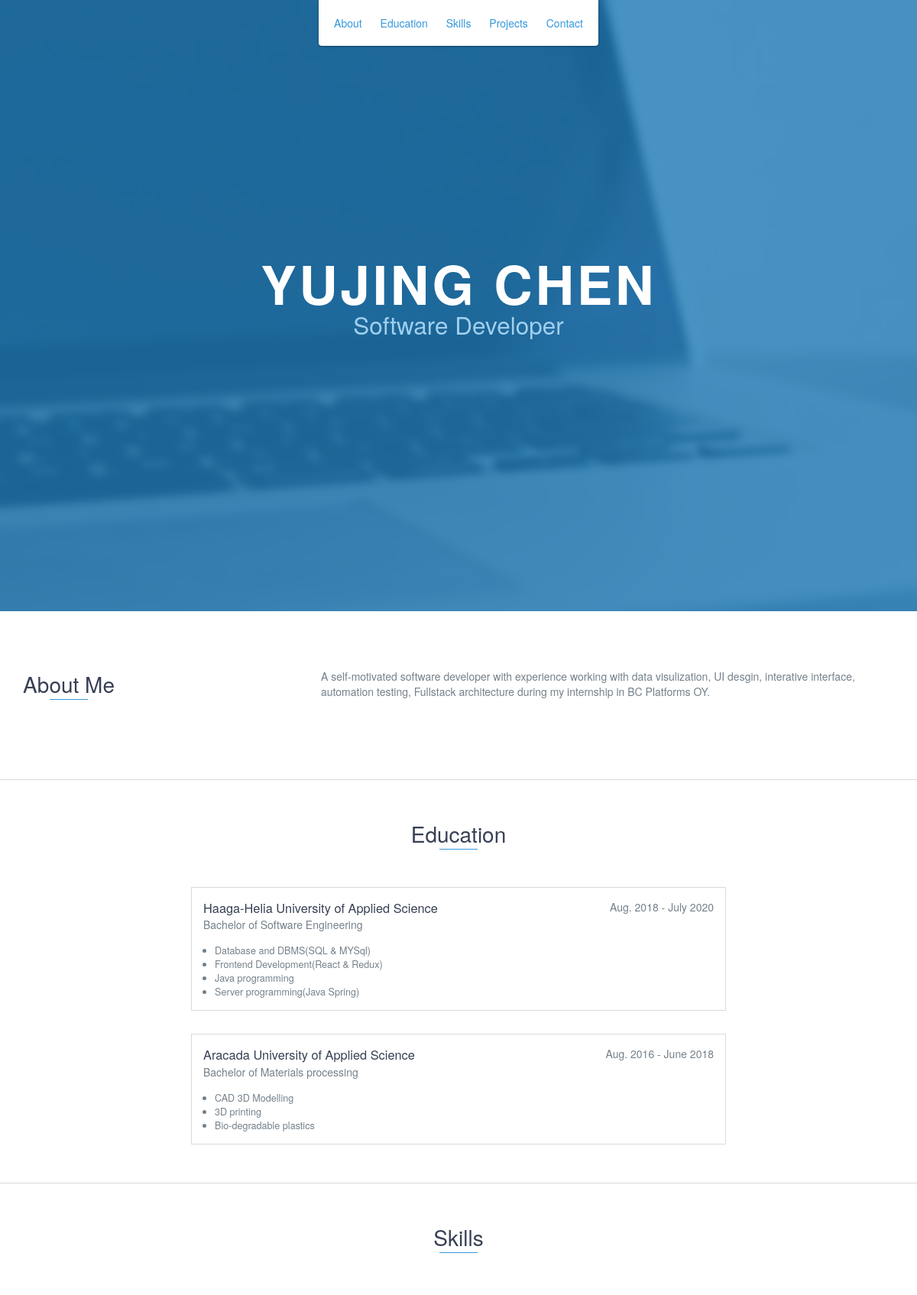
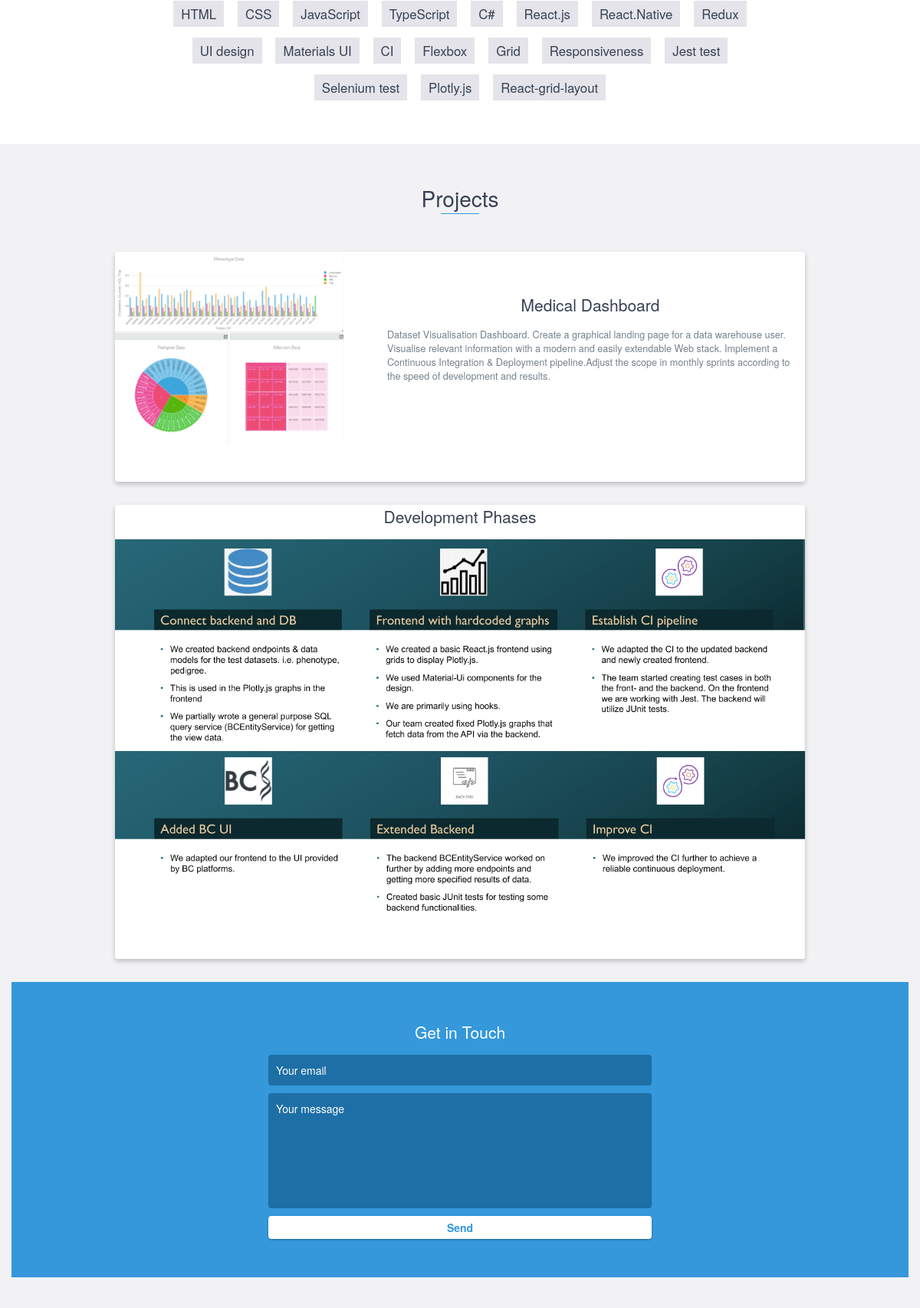
The page / (upper part) on the database its author committed (2 pictures, top to bottom).
### portfolio/models.py (models this page shows, shortened)
class Skill(models.Model):
    skill_text = models.CharField(max_length=200)

### portfolio/views.py (the view)
# urls.py: path('',views.index,name='index')
def index(request):
    skill_list = Skill.objects.all()
    context = {'skill_list': skill_list}
    return render(request, 'portfolio/index.html', context)

### portfolio/templates/portfolio/index.html (shortened to what this page needs)
<!DOCTYPE html>
<html class="no-js" lang="en">
<head>
    {% load static %}
    <link rel="stylesheet" href="{% static 'portfolio/libs/font-awesome/css/font-awesome.min.css'%}">
    <link rel="stylesheet" type="text/css" href="{% static 'portfolio/stylesheet/styles.css' %}">
    <link href="{% static 'portfolio/stylesheet/bootstrap.min.css'%}" rel="stylesheet">
</head>
<body>
    <header>
        <ul id="menu" class="shadow">
            <li>
                <a href="#about">About</a>
            </li>
            <li>
                <a href="#education">Education</a>
            </li>
            <li>
                <a href="#skills">Skills</a>
            </li>
            <li>
                <a href="#projects">Projects</a>
            </li>
            <li>
                <a href="#contact">Contact</a>
            </li>
        </ul>
    </header>
    <div id="lead">
        <div id="lead-content">
            <h1>YUJING CHEN</h1>
            <h2>Software Developer</h2>
        </div>
        <div id="lead-overlay"></div>
    </div>
    <div id="about">
        <div class="container">
            <div class="row">
                <div class="col-md-4">
                    <h2 class="heading">About Me</h2>
                </div>
                <div class="col-md-8">
                    <p>
                        A self-motivated software developer with experience working with data visulization, UI
                        desgin,
                        interative interface, automation testing, Fullstack architecture during my
                        internship
                        in BC Platforms
                        OY.
                    </p>
                </div>
            </div>
        </div>
    </div>
    <div id="education">
        <h2 class="heading">Education</h2>
        <div class="education-block">
            <h3>Haaga-Helia University of Applied Science</h3>
            <span class="education-date">Aug. 2018 - July 2020</span>
            <h4>Bachelor of Software Engineering</h4>
            <ul>
                <li>
                    Database and DBMS(SQL & MYSql)
                </li>
                <li>
                    Frontend Development(React & Redux)
                </li>
                <li>
                    Java programming
                </li>
                <li>
                    Server programming(Java Spring)
                </li>
            </ul>
        </div>
        <div class="education-block">
            <h3>Aracada University of Applied Science</h3>
            <span class="education-date">Aug. 2016 - June 2018</span>
            <h4>Bachelor of Materials processing</h4>
            <ul>
                <li>
                    CAD 3D Modelling
                </li>
                <li>
                    3D printing
                </li>
                <li>
                    Bio-degradable plastics
                </li>
            </ul>
        </div>
    </div>
    <div id="skills">
        <h2 class="heading">Skills</h2>
        {% if skill_list %}
        <ul>
            {% for skill in skill_list %}
            <li>{{ skill.skill_text }}</li>
            {% endfor %}
        </ul>
        {% endif %}
    </div>
    <div id="projects" class="background-alt">
        <h2 class="heading">Projects</h2>
        <div class="container">
            <div class="row">
                <div class="project shadow-large">
                    <div class="project-image">
                        <img class="p-image" src="{% static 'portfolio/images/project.png' %}" />
                    </div>
                    <div class="project-info">
                        <h3>Medical Dashboard</h3>
                        <p>
                            Dataset Visualisation Dashboard.
                            Create a graphical landing page for a data warehouse user. Visualise relevant information
                            with a modern and easily extendable Web stack. Implement a Continuous Integration &
                            Deployment pipeline.Adjust the scope in monthly sprints according to the speed of
                            development and results.
                        </p>
                    </div>
                </div>
                <div class="project shadow-large">
                    <div class="project-details">
                        <h3>Development Phases</h3>
                    </div>
                    <div class="project-image-details" style="width: 100%;	float: left;">
                        <img class="p-image" src="{% static 'portfolio/images/project-details-1.png' %}" />
                    </div>
                    <div class="project-image-details" style="width: 100%; float: left;">
                        <img class=" p-image" src="{% static 'portfolio/images/project-details-2.png' %}" />
                    </div>
                </div>
            </div>
        </div>
        <div id="contact">
            <h2>Get in Touch</h2>
            <div id="contact-form">
                <form method="POST" action="https://formspree.io/email@email.com">
                    <input type="email" name="_replyto" placeholder="Your email" required>
                    <textarea name="message" placeholder="Your message" required></textarea>
                    <button type="submit">Send</button>
                </form>
            </div>
        </div>
        <footer>
        </footer>
</body>
</html>

### portfolio/static/portfolio/stylesheet/styles.css (style rules this page uses)
body { font-family: 'Lato', sans-serif; font-size: 16px }
header { position: absolute; top: 0; left: 0; right: 0; text-align: center; z-index: 10; animation-name: dropHeader; animation-iteration-count: 1; animation-timing-function: ease; animation-duration: 0.75s }
header ul { display: inline-block; background: #fff; text-align: center; padding: 10px; margin: 0; border-bottom-right-radius: 4px; border-bottom-left-radius: 4px }
header li { display: inline-block }
header a { display: block; color: #3498db; padding: 10px }
footer { padding: 50px 0 }
.shadow { box-shadow: 0 1px 3px rgba(0, 0, 0, 0.12), 0 1px 2px rgba(0, 0, 0, 0.24) }
.shadow-large { box-shadow: 0 3px 6px rgba(0, 0, 0, 0.08), 0 3px 6px rgba(0, 0, 0, 0.15) }
.heading { position: relative; display: inline-block; font-size: 2em; font-weight: 300; margin: 0 0 30px 0 }
.heading:after { position: absolute; content: ''; top: 100%; height: 1px; width: 50px; left: 0; right: 0; margin: 0 auto; background: #3498db }
.background-alt { background: #f2f2f5 }
#lead { position: relative; height: 100vh; min-height: 500px; max-height: 1080px; background: url(../images/lead-bg.jpg); background-size: cover; padding: 15px; overflow: hidden }
#lead-content { position: absolute; z-index: 10; top: 50%; left: 50%; transform: translate(-50%, -50%); text-align: center }
#lead-content h1, #lead-content h2 { margin: 0 }
#lead-content h1 { color: #fff; font-weight: 900; font-size: 5em; text-transform: uppercase; letter-spacing: 0.05em; line-height: 0.9em }
#lead-content h2 { color: #a0cfee; font-weight: 500; font-size: 2.25em; margin-bottom: 15px }
#lead-overlay { position: absolute; height: 100%; width: 100%; top: 0; right: 0; bottom: 0; left: 0; background: rgba(33, 125, 187, 0.8); z-index: 1 }
#about { padding: 75px 15px; border-bottom: 1px solid #dcd9d9 }
#about h2 { color: #374054 }
#about p { color: #74808a; margin: 0 }
#education { padding: 50px 15px 20px 15px; border-bottom: 1px solid #dcd9d9; text-align: center }
#education h2 { color: #374054; margin-bottom: 50px }
.education-block { max-width: 700px; margin: 0 auto 30px auto; padding: 15px; border: 1px solid #dcd9d9; text-align: left }
.education-block h3 { font-weight: 500; float: left; margin: 0; color: #374054 }
.education-block span { color: #74808a; float: right }
.education-block h4 { color: #74808a; clear: both; font-weight: 500; margin: 0 0 15px 0 }
.education-block p, .education-block ul { margin: 0; color: #74808a; font-size: 0.9em }
.education-block ul { padding: 0 0 0 15px }
#projects { padding: 50px 15px; border-bottom: 1px solid #dcd9d9; text-align: center; }
#projects h2 { color: #374054; margin-bottom: 50px }
.project { position: relative; max-width: 900px; margin: 0 auto 30px auto; overflow: hidden; background: #fff; border-radius: 4px }
.project-image { float: left; width:300px; height:300px; }
.project-image-details { height:auto; }
.project-info { position: absolute; top: 40%; transform: translateY(-50%); margin-left: 340px; padding: 15px; }
.project-info h3 { font-size: 1.5em; font-weight: 300; color: #374054; margin: 0 0 15px 0; text-align:center; }
.project-info p { color: #74808a; margin: 0 0 15px 0; font-size: 0.9em; text-align:left !important; }
.p-image { width:inherit; }
.project-details h3 { font-size: 1.5em; font-weight: 300; color: #374054; margin: 0 0 15px 0; }
#skills { padding: 50px 15px; text-align: center }
#skills h2 { color: #374054; margin-bottom: 50px }
#skills ul { display: block; margin: 0 auto; padding: 0; max-width: 800px }
#skills li { display: inline-block; margin: 7px; padding: 5px 10px; color: #374054; background: #e4e4ea; list-style: none; cursor: default; font-size: 1.2em }
#contact { padding: 50px 15px; background: #3498db; text-align: center }
#contact h2 { margin: 0 0 15px 0; color: #fff; font-weight: 500 }
#contact-form { max-width: 500px; margin: 0 auto }
#contact-form input, #contact-form textarea { display: block; width: 100%; padding: 10px; border-radius: 4px; border: none; margin-bottom: 10px; background: #1d6fa5; color: #fff; transition: .5s ease all }
#contact-form textarea { height: 150px; resize: none }
#contact-form button { display: block; width: 100%; background: #fff; border-radius: 4px; padding: 5px 10px; border: none; color: #3498db; font-weight: 700; box-shadow: 0 1px 3px rgba(0, 0, 0, 0.12), 0 1px 2px rgba(0, 0, 0, 0.24); transition: .5s ease all }

### rows shown on the page
Skill: skill_text "HTML"
Skill: skill_text "CSS"
Skill: skill_text "JavaScript"
Skill: skill_text "TypeScript"
Skill: skill_text "C#"
Skill: skill_text "React.js"
Skill: skill_text "React.Native"
Skill: skill_text "Redux"
Skill: skill_text "UI design"
Skill: skill_text "Materials UI"
Skill: skill_text "CI"
Skill: skill_text "Flexbox"
Skill: skill_text "Grid"
Skill: skill_text "Responsiveness"
Skill: skill_text "Jest test"
Skill: skill_text "Selenium test"
Skill: skill_text "Plotly.js"
Skill: skill_text "React-grid-layout"
